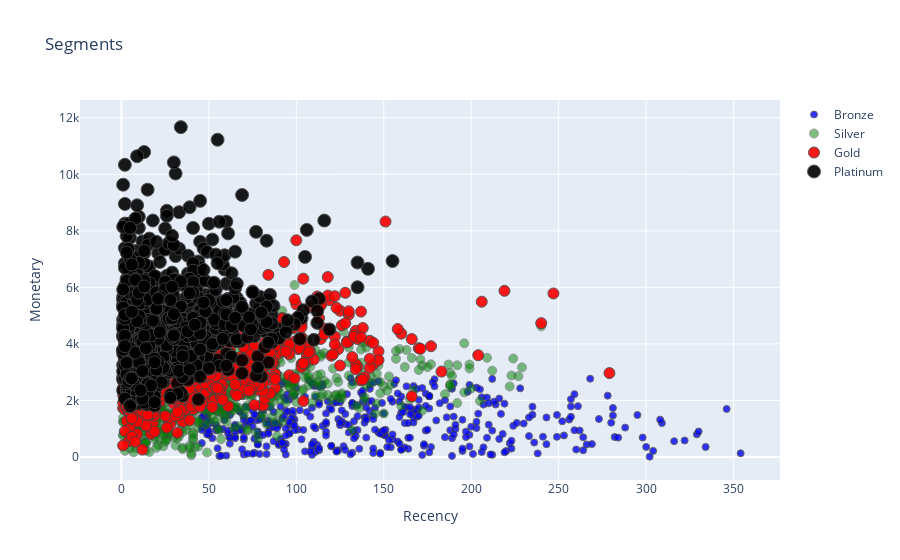

This figure's notebook cell:
### Code cell
#Recency Vs Monetary
graph = RFMScores.query("Monetary < 50000 and Frequency < 2000")

plot_data = [
    gobj.Scatter(
        x=graph.query("RFM_Loyalty_Level == 'Bronze'")['Recency'],
        y=graph.query("RFM_Loyalty_Level == 'Bronze'")['Monetary'],
        mode='markers',
        name='Bronze',
        marker= dict(size= 7,
            line= dict(width=1),
            color= 'blue',
            opacity= 0.8
           )
    ),
        gobj.Scatter(
        x=graph.query("RFM_Loyalty_Level == 'Silver'")['Recency'],
        y=graph.query("RFM_Loyalty_Level == 'Silver'")['Monetary'],
        mode='markers',
        name='Silver',
        marker= dict(size= 9,
            line= dict(width=1),
            color= 'green',
            opacity= 0.5
           )
    ),
        gobj.Scatter(
        x=graph.query("RFM_Loyalty_Level == 'Gold'")['Recency'],
        y=graph.query("RFM_Loyalty_Level == 'Gold'")['Monetary'],
        mode='markers',
        name='Gold',
        marker= dict(size= 11,
            line= dict(width=1),
            color= 'red',
            opacity= 0.9
           )
    ),
    gobj.Scatter(
        x=graph.query("RFM_Loyalty_Level == 'Platinum'")['Recency'],
        y=graph.query("RFM_Loyalty_Level == 'Platinum'")['Monetary'],
        mode='markers',
        name='Platinum',
        marker= dict(size= 13,
            line= dict(width=1),
            color= 'black',
            opacity= 0.9
           )
    ),
]

plot_layout = gobj.Layout(
        yaxis= {'title': "Monetary"},
        xaxis= {'title': "Recency"},
        title='Segments'
    )
fig = gobj.Figure(data=plot_data, layout=plot_layout)
po.iplot(fig)



print("The lower the Recency of a person the more the monetary person is getting means Recency is inversely releated to the Monetary value")

### Figure 1 — Plotly figure (JSON) as saved in the notebook; plotly's stock layout.template omitted (floating-point values rounded to 4 significant figures; data arrays with more than 128 entries replaced by an {"elided": "..."} marker saying what was removed)
{"data": [{"marker": {"color": "blue", "line": {"width": 1}, "opacity": 0.8, "size": 7}, "mode": "markers", "name": "Bronze", "type": "scatter", "x": {"elided": "428 int values"}, "y": {"elided": "428 float values"}}, {"marker": {"color": "green", "line": {"width": 1}, "opacity": 0.5, "size": 9}, "mode": "markers", "name": "Silver", "type": "scatter", "x": {"elided": "532 int values"}, "y": {"elided": "532 float values"}}, {"marker": {"color": "red", "line": {"width": 1}, "opacity": 0.9, "size": 11}, "mode": "markers", "name": "Gold", "type": "scatter", "x": {"elided": "601 int values"}, "y": {"elided": "601 float values"}}, {"marker": {"color": "black", "line": {"width": 1}, "opacity": 0.9, "size": 13}, "mode": "markers", "name": "Platinum", "type": "scatter", "x": {"elided": "887 int values"}, "y": {"elided": "887 float values"}}], "layout": {"title": {"text": "Segments"}, "xaxis": {"title": {"text": "Recency"}}, "yaxis": {"title": {"text": "Monetary"}}}}
